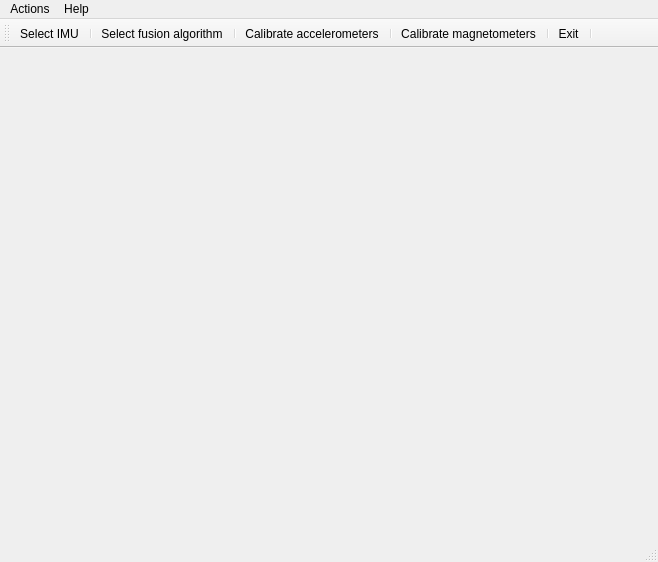
<?xml version="1.0" encoding="UTF-8"?>
<ui version="4.0">
 <class>SyntroPiNavClass</class>
 <widget class="QMainWindow" name="SyntroPiNavClass">
  <property name="geometry">
   <rect>
    <x>0</x>
    <y>0</y>
    <width>658</width>
    <height>562</height>
   </rect>
  </property>
  <property name="minimumSize">
   <size>
    <width>0</width>
    <height>0</height>
   </size>
  </property>
  <property name="windowTitle">
   <string>SyntroPiNav</string>
  </property>
  <widget class="QWidget" name="centralWidget">
   <property name="minimumSize">
    <size>
     <width>400</width>
     <height>300</height>
    </size>
   </property>
  </widget>
  <widget class="QMenuBar" name="menuBar">
   <property name="geometry">
    <rect>
     <x>0</x>
     <y>0</y>
     <width>658</width>
     <height>25</height>
    </rect>
   </property>
   <widget class="QMenu" name="menuHelp">
    <property name="title">
     <string>Help</string>
    </property>
    <addaction name="actionAbout"/>
   </widget>
   <widget class="QMenu" name="menuActions">
    <property name="title">
     <string>Actions</string>
    </property>
    <addaction name="actionBasicSetup"/>
    <addaction name="actionSelectFusionAlgorithm"/>
    <addaction name="actionSelectIMU"/>
    <addaction name="actionCalibrateAccelerometers"/>
    <addaction name="actionCalibrateMagnetometers"/>
    <addaction name="actionExit"/>
   </widget>
   <addaction name="menuActions"/>
   <addaction name="menuHelp"/>
  </widget>
  <widget class="QStatusBar" name="statusBar"/>
  <widget class="QToolBar" name="toolBar">
   <property name="windowTitle">
    <string>toolBar</string>
   </property>
   <attribute name="toolBarArea">
    <enum>TopToolBarArea</enum>
   </attribute>
   <attribute name="toolBarBreak">
    <bool>false</bool>
   </attribute>
   <addaction name="actionSelectIMU"/>
   <addaction name="separator"/>
   <addaction name="actionSelectFusionAlgorithm"/>
   <addaction name="separator"/>
   <addaction name="actionCalibrateAccelerometers"/>
   <addaction name="separator"/>
   <addaction name="actionCalibrateMagnetometers"/>
   <addaction name="separator"/>
   <addaction name="actionExit"/>
   <addaction name="separator"/>
  </widget>
  <action name="actionSelectIMU">
   <property name="text">
    <string>Select IMU</string>
   </property>
  </action>
  <action name="actionSelectFusionAlgorithm">
   <property name="text">
    <string>Select fusion algorithm</string>
   </property>
  </action>
  <action name="actionCalibrateMagnetometers">
   <property name="text">
    <string>Calibrate magnetometers</string>
   </property>
  </action>
  <action name="actionCalibrateAccelerometers">
   <property name="text">
    <string>Calibrate accelerometers</string>
   </property>
  </action>
  <action name="actionAbout">
   <property name="text">
    <string>About</string>
   </property>
  </action>
  <action name="actionBasicSetup">
   <property name="text">
    <string>Basic setup</string>
   </property>
  </action>
  <action name="actionExit">
   <property name="text">
    <string>Exit</string>
   </property>
  </action>
 </widget>
 <layoutdefault spacing="6" margin="11"/>
 <resources/>
 <connections/>
</ui>
